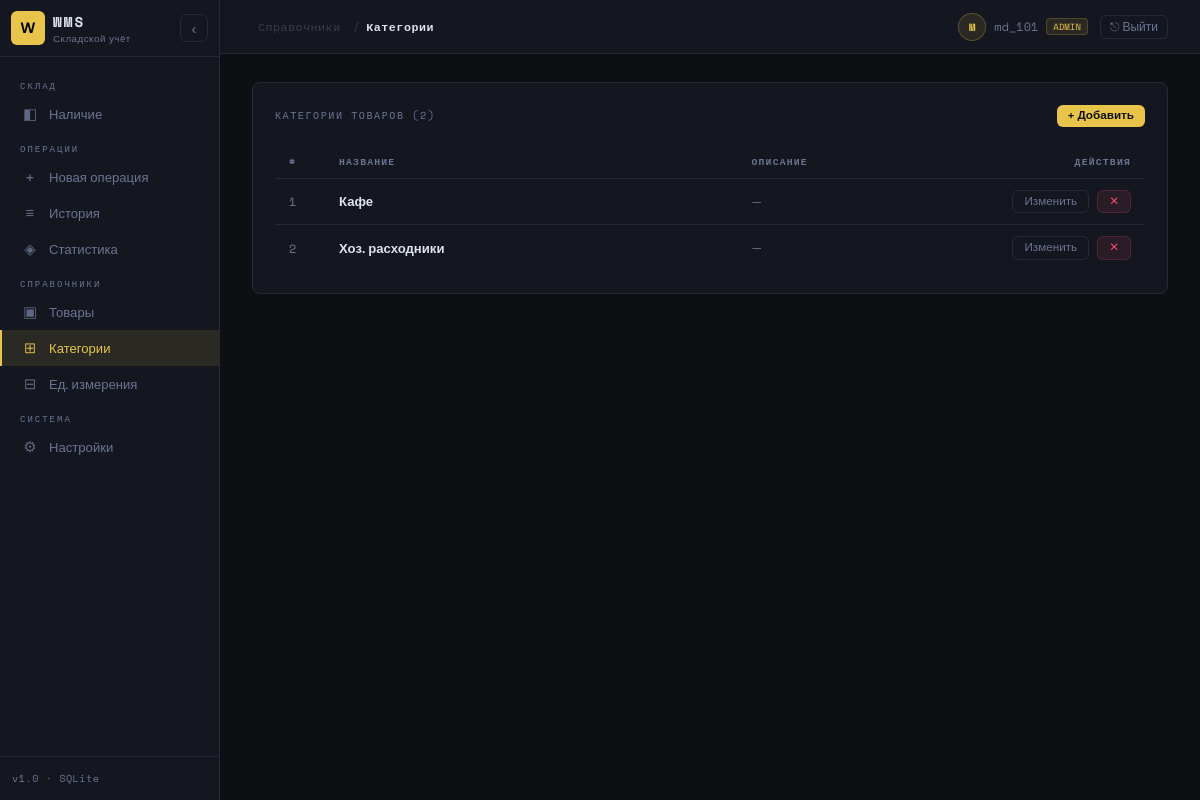
Page /categories (signed in) on the committed database.
### tables this page shows
CREATE TABLE users (
        id            INTEGER PRIMARY KEY AUTOINCREMENT,
        username      TEXT NOT NULL UNIQUE,
        password_hash TEXT NOT NULL,
        role          TEXT NOT NULL DEFAULT 'user',
        theme         TEXT NOT NULL DEFAULT 'dark',
        created_at    TEXT NOT NULL
    );

CREATE TABLE categories (
        id INTEGER PRIMARY KEY AUTOINCREMENT,
        name TEXT NOT NULL UNIQUE,
        description TEXT
    );

### app.py (the view)
@app.route("/categories")
def categories():
    db = get_db()
    cats = db.execute("SELECT * FROM categories ORDER BY name").fetchall()
    return render_template("categories.html", categories=cats)

### app.py (called while the page is built)
@login_manager.user_loader
def load_user(user_id):
    db = sqlite3.connect(DB_PATH)
    db.row_factory = sqlite3.Row
    row = db.execute("SELECT * FROM users WHERE id=?", (user_id,)).fetchone()
    db.close()
    return User(row) if row else None

def get_db():
    if "db" not in g:
        g.db = sqlite3.connect(DB_PATH, detect_types=sqlite3.PARSE_DECLTYPES)
        g.db.row_factory = sqlite3.Row
        g.db.execute("PRAGMA foreign_keys = ON")
    return g.db

def get_setting(key, default=None):
    try:
        db = sqlite3.connect(DB_PATH)
        db.row_factory = sqlite3.Row
        row = db.execute("SELECT value FROM app_settings WHERE key=?", (key,)).fetchone()
        db.close()
        return row['value'] if row else default
    except Exception:
        return default

@app.context_processor
def inject_globals():
    return dict(app_tz=get_setting('timezone', 'UTC'))

@app.before_request
def check_auth():
    if request.endpoint in PUBLIC:
        return
    db = get_db()
    user_count = db.execute("SELECT COUNT(*) FROM users").fetchone()[0]
    if user_count == 0:
        return redirect(url_for('setup'))
    if not current_user.is_authenticated:
        return redirect(url_for('login', next=request.path))

### templates/categories.html (shortened to what this page needs)
{% extends "base.html" %}
{% block breadcrumb %}<span class="sep">Справочники</span><span class="sep">/</span><strong>Категории</strong>{% endblock %}
{% block content %}
<div x-data="{ showAdd: false, editId: null, editName: '', editDesc: '' }">
<div class="card">
  <div class="card-header">
    <span class="card-title">Категории товаров ({{ categories | length }})</span>
    <button class="btn btn-primary btn-sm" @click="showAdd=true">+ Добавить</button>
  </div>
  {% if categories %}
  <div class="table-wrap">
    <table>
      <thead>
        <tr>
          <th style="width:50px">#</th>
          <th>Название</th>
          <th>Описание</th>
          <th style="width:140px;text-align:right">Действия</th>
        </tr>
      </thead>
      <tbody>
        {% for cat in categories %}
        <tr>
          <td class="td-mono text-muted">{{ cat.id }}</td>
          <td><strong>{{ cat.name }}</strong></td>
          <td class="text-muted text-sm">{{ cat.description or '—' }}</td>
          <td style="text-align:right">
            <div class="flex gap-8 justify-end">
              <button class="btn btn-ghost btn-sm"
                @click="editId={{ cat.id }}; editName='{{ cat.name | e }}'; editDesc='{{ (cat.description or '') | e }}'">
                Изменить
              </button>
              <form method="post" action="{{ url_for('delete_category', id=cat.id) }}" style="margin:0"
                onsubmit="return confirm('Удалить категорию «{{ cat.name }}»?')">
                <button type="submit" class="btn btn-danger btn-sm">✕</button>
              </form>
            </div>
          </td>
        </tr>
        {% endfor %}
      </tbody>
    </table>
  </div>
  {% else %}
  <div class="empty-state">
    <div class="empty-icon">⊞</div>
    <p>Категорий пока нет</p>
    <button class="btn btn-primary btn-sm" @click="showAdd=true">Добавить первую</button>
  </div>
  {% endif %}
</div>
</div>
{% endblock %}

### templates/base.html (shortened to what this page needs)
<!DOCTYPE html>
<html lang="ru">
<head>
</head>
<body x-data="{
  collapsed: localStorage.getItem('sidebar') === 'collapsed'
}" x-init="
  $watch('collapsed', v => localStorage.setItem('sidebar', v ? 'collapsed' : 'open'));
  document.documentElement.setAttribute('data-theme', '{{ current_user.theme if current_user.is_authenticated else 'dark' }}');
">
<aside class="sidebar" :class="{ collapsed: collapsed }">
  <div class="sidebar-logo">
    <div class="logo-badge">
      <div class="logo-icon">W</div>
      <div class="logo-text">
        <div class="wms">WMS</div>
        <div class="sub">Складской учёт</div>
      </div>
    </div>
    <button class="sidebar-toggle" @click="collapsed = !collapsed" :title="collapsed ? 'Развернуть' : 'Свернуть'">
      <span x-text="collapsed ? '›' : '‹'" style="font-size:1rem;line-height:1"></span>
    </button>
  </div>
  <nav class="sidebar-nav">
    <div class="nav-section">Склад</div>
    <a href="{{ url_for('stock') }}" data-label="Наличие"
      class="nav-link {% if request.endpoint == 'stock' or request.endpoint == 'index' %}active{% endif %}">
      <span class="nav-icon">◧</span><span class="nav-label"> Наличие</span>
    </a>
    <div class="nav-section">Операции</div>
    <a href="{{ url_for('new_operation') }}" data-label="Новая операция"
      class="nav-link {% if request.endpoint == 'new_operation' %}active{% endif %}">
      <span class="nav-icon">+</span><span class="nav-label"> Новая операция</span>
    </a>
    <a href="{{ url_for('history') }}" data-label="История"
      class="nav-link {% if request.endpoint == 'history' %}active{% endif %}">
      <span class="nav-icon">≡</span><span class="nav-label"> История</span>
    </a>
    <a href="{{ url_for('stats') }}" data-label="Статистика"
      class="nav-link {% if request.endpoint in ('stats', 'stats_detail') %}active{% endif %}">
      <span class="nav-icon">◈</span><span class="nav-label"> Статистика</span>
    </a>
    <div class="nav-section">Справочники</div>
    <a href="{{ url_for('products') }}" data-label="Товары"
      class="nav-link {% if request.endpoint == 'products' %}active{% endif %}">
      <span class="nav-icon">▣</span><span class="nav-label"> Товары</span>
    </a>
    <a href="{{ url_for('categories') }}" data-label="Категории"
      class="nav-link {% if request.endpoint == 'categories' %}active{% endif %}">
      <span class="nav-icon">⊞</span><span class="nav-label"> Категории</span>
    </a>
    <a href="{{ url_for('units') }}" data-label="Ед. измерения"
      class="nav-link {% if request.endpoint == 'units' %}active{% endif %}">
      <span class="nav-icon">⊟</span><span class="nav-label"> Ед. измерения</span>
    </a>
    <div class="nav-section">Система</div>
    <a href="{{ url_for('settings') }}" data-label="Настройки"
      class="nav-link {% if request.endpoint == 'settings' %}active{% endif %}">
      <span class="nav-icon">⚙</span><span class="nav-label"> Настройки</span>
    </a>
  </nav>
  <div class="sidebar-footer">v1.0 · SQLite</div>
</aside>
<div class="main" :class="{ 'sidebar-collapsed': collapsed }">
  <div class="topbar">
    <div class="breadcrumb">{% block breadcrumb %}<strong>WMS</strong>{% endblock %}</div>
    <div style="margin-left:auto;display:flex;align-items:center;gap:12px">
      {% if current_user.is_authenticated %}
      <div style="display:flex;align-items:center;gap:8px">
        <div style="width:28px;height:28px;border-radius:50%;background:var(--accent-dim);
          border:1px solid rgba(232,196,74,0.25);display:flex;align-items:center;justify-content:center;
          font-family:var(--mono);font-size:0.7rem;color:var(--accent);font-weight:700">
          {{ current_user.username[0].upper() }}
        </div>
        <span style="font-size:0.8rem;color:var(--text-muted);font-family:var(--mono)">{{ current_user.username }}</span>
        {% if current_user.role == 'admin' %}
        <span style="font-size:0.6rem;font-family:var(--mono);color:var(--accent);
          background:var(--accent-dim);border:1px solid rgba(232,196,74,0.2);
          border-radius:4px;padding:1px 6px">ADMIN</span>
        {% endif %}
      </div>
      <form method="post" action="{{ url_for('logout') }}" style="margin:0">
        <button type="submit" class="btn btn-ghost btn-sm" title="Выйти"
          style="padding:5px 9px;font-size:0.8rem">⎋ Выйти</button>
      </form>
      {% endif %}
    </div>
  </div>
  <div class="content">
    {% block content %}{% endblock %}
  </div>
</div>
</body>
</html>

### rows in the picture
users: username "M", username "md_101"
categories: id "1", name "Кафе", description "—"
categories: id "2", name "Хоз. расходники", description "—"

### other values in the picture
{{ categories | length }} "2"
